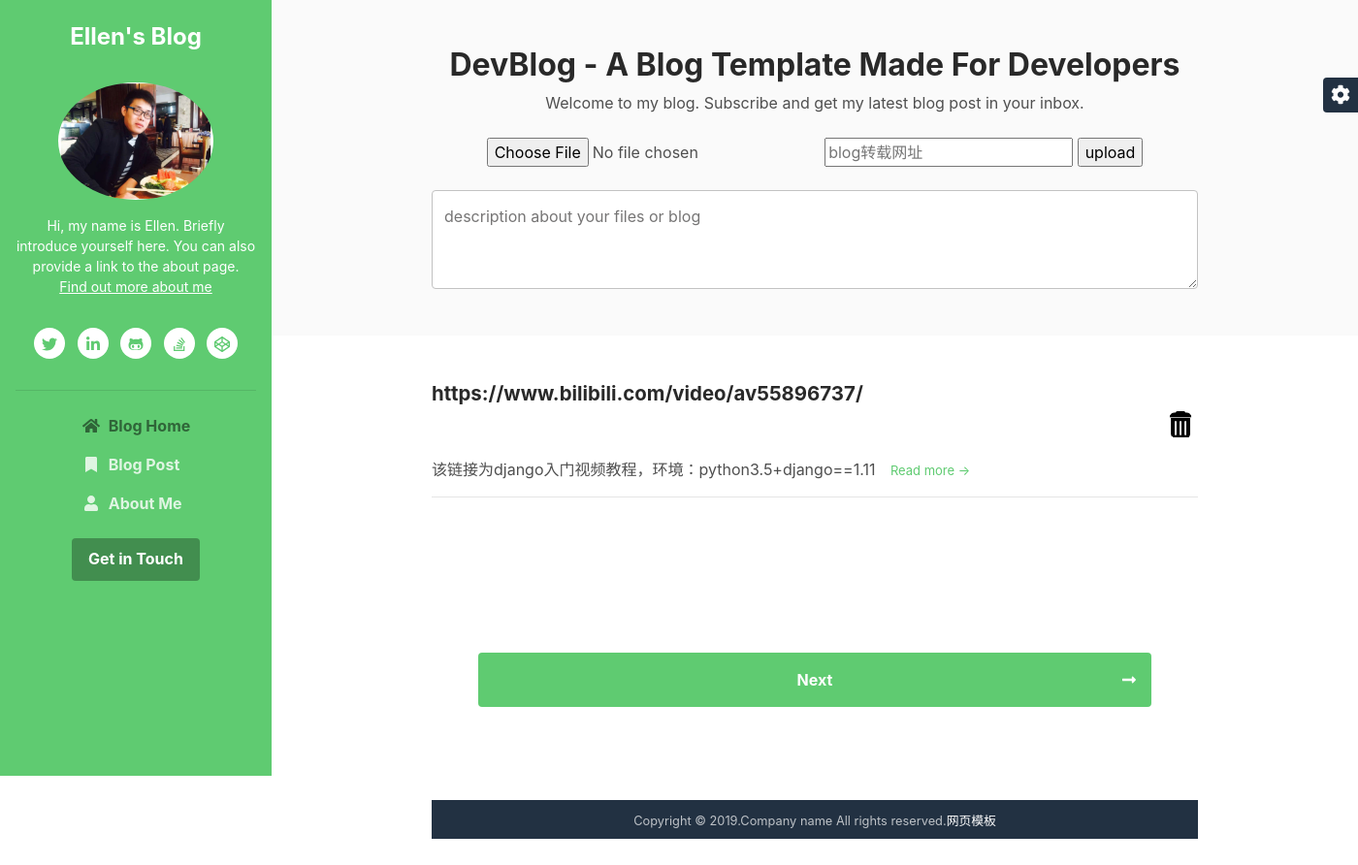
Page /blog-post on the earlier database version.
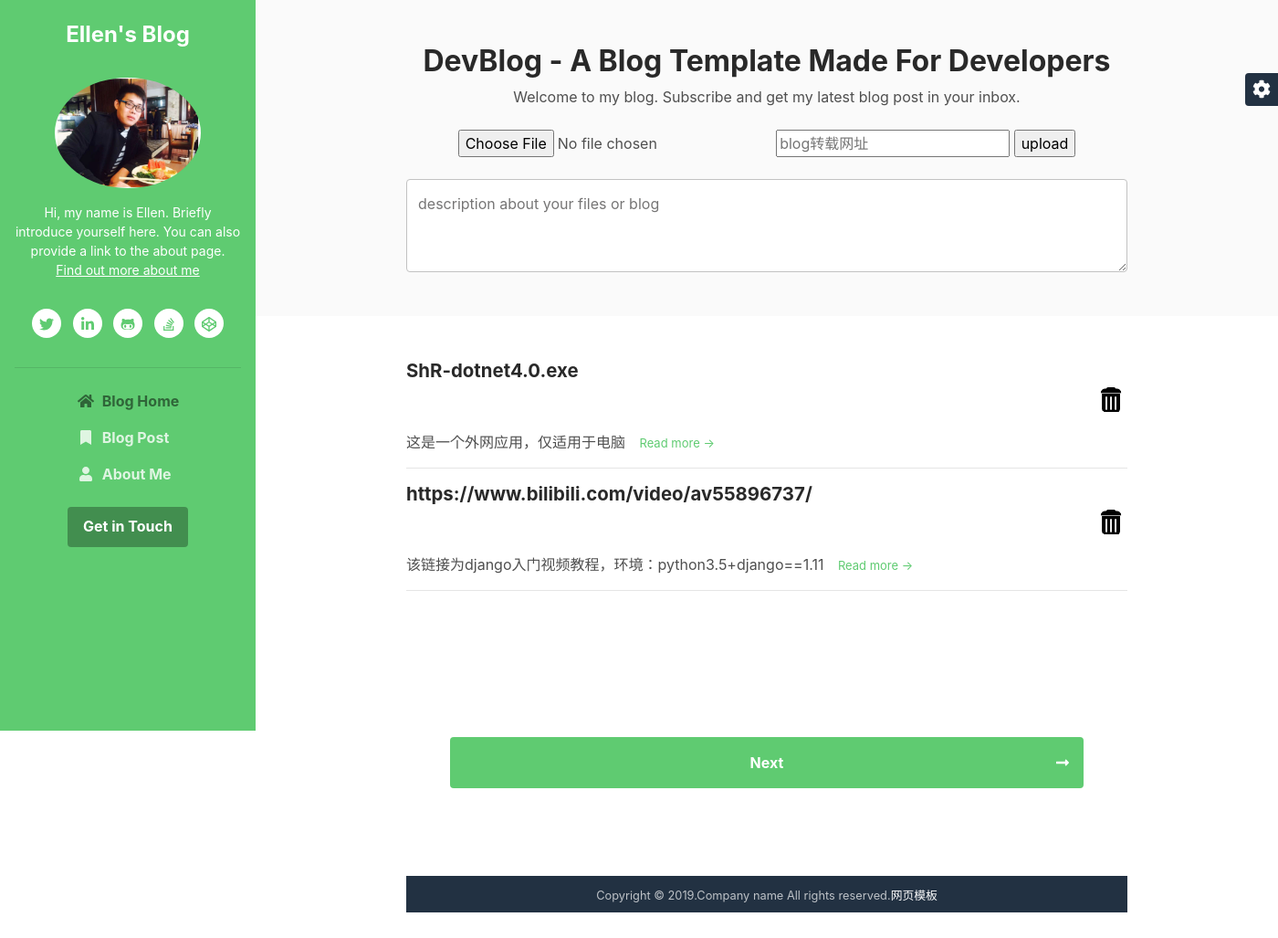
Same page on the later database version.
### user/models.py (models this page shows)
class BlogPost(models.Model):
    class Meta:
        ordering = ('-id',)  # 逆序排列
        db_table = 'BlogPost'
    id = models.AutoField(primary_key=True)
    type = models.CharField(max_length=1, null=False)
    blogNet = models.CharField(max_length=148, null=False)
    des = models.CharField(max_length=500, null=False)
    def __repr__(self):
        return "".format(self.id)
    __str__ = __repr__

### user/views.py (the view)
# urls.py: url(r'^blog-post', blogPost),
def blogPost(request: HttpRequest):
    blogNetList = BlogPost.objects.all()  # 将数据全部展示至html中
    return render(request, "blog-post.html", {"blogNetList": blogNetList})

### templates/blog-post.html (shortened to what the changed rows need)
<!DOCTYPE html>
<html lang="en">
<head>
	<link href="../static/css/theme-1.css" id="theme-style" rel="stylesheet">
</head>
<body>
<header class="header text-center">
	<h1 class="blog-name pt-lg-4 mb-0"><a href="index.html">Ellen's Blog</a></h1>
    </header>
    <div class="main-wrapper">
	    <section class="cta-section theme-bg-light py-5">
		    <div class="container text-center">
			    <h2 class="heading">DevBlog - A Blog Template Made For Developers</h2>
		    </div>
	    </section>
		<section class="blog-list px-3 py-5 p-md-5">
					<div class="container">
						<div class="item mb-5">
							<div class="media">
								<div class="media-body">
									{% for i in blogNetList %}
										<h3 class="title mb-1"><a href="downloadFiles?data={{i.blogNet}}&&type={{i.type}}">{{ i.blogNet }}</a></button>
											<p align="right">
											<a href="delete_class?id={{i.id}}&&name={{i.blogNet}}&&type={{i.type}}" >
											<img alt="image"
							 				src="../static/images/blog/delete.png"></a>
											</p>
										</h3>
										<td>{{ i.des }}</td>
										<a class="more-link" href="downloadFiles?data={{i.blogNet}}&&type={{i.type}}">&nbsp;&nbsp;&nbsp;Read more &rarr;
										<hr/>
									{% endfor %}
										</a>
								</div>
							</div>
						</div>
	</div>
</body>
</html>

Differences in the rows shown:
added BlogPost: blogNet "ShR-dotnet4.0.exe", des "这是一个外网应用，仅适用于电脑"
